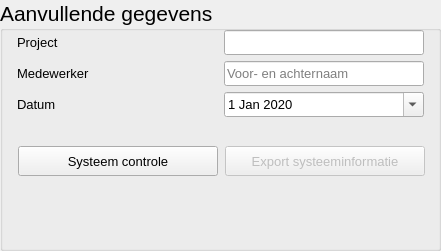
     <widget class="QGroupBox" name="groupBox_application_settings_2">
      <property name="enabled">
       <bool>true</bool>
      </property>
      <property name="geometry">
       <rect>
        <x>440</x>
        <y>400</y>
        <width>441</width>
        <height>251</height>
       </rect>
      </property>
      <property name="font">
       <font>
        <pointsize>16</pointsize>
       </font>
      </property>
      <property name="toolTip">
       <string>Aanvullende gegevens</string>
      </property>
      <property name="title">
       <string>Aanvullende gegevens</string>
      </property>
      <widget class="QWidget" name="gridLayoutWidget_9">
       <property name="geometry">
        <rect>
         <x>16</x>
         <y>30</y>
         <width>411</width>
         <height>89</height>
        </rect>
       </property>
       <layout class="QGridLayout" name="gridLayout_7">
        <item row="0" column="0">
         <widget class="QLabel" name="l_project">
          <property name="sizePolicy">
           <sizepolicy hsizetype="Fixed" vsizetype="Fixed">
            <horstretch>200</horstretch>
            <verstretch>25</verstretch>
           </sizepolicy>
          </property>
          <property name="minimumSize">
           <size>
            <width>200</width>
            <height>25</height>
           </size>
          </property>
          <property name="maximumSize">
           <size>
            <width>200</width>
            <height>25</height>
           </size>
          </property>
          <property name="font">
           <font>
            <pointsize>10</pointsize>
           </font>
          </property>
          <property name="text">
           <string>Project</string>
          </property>
         </widget>
        </item>
        <item row="1" column="0">
         <widget class="QLabel" name="l_engineer">
          <property name="sizePolicy">
           <sizepolicy hsizetype="Fixed" vsizetype="Fixed">
            <horstretch>200</horstretch>
            <verstretch>25</verstretch>
           </sizepolicy>
          </property>
          <property name="minimumSize">
           <size>
            <width>200</width>
            <height>25</height>
           </size>
          </property>
          <property name="maximumSize">
           <size>
            <width>200</width>
            <height>25</height>
           </size>
          </property>
          <property name="font">
           <font>
            <pointsize>10</pointsize>
           </font>
          </property>
          <property name="text">
           <string>Medewerker</string>
          </property>
         </widget>
        </item>
        <item row="0" column="1">
         <widget class="QLineEdit" name="lineEdit_project">
          <property name="sizePolicy">
           <sizepolicy hsizetype="Fixed" vsizetype="Fixed">
            <horstretch>200</horstretch>
            <verstretch>25</verstretch>
           </sizepolicy>
          </property>
          <property name="minimumSize">
           <size>
            <width>200</width>
            <height>25</height>
           </size>
          </property>
          <property name="maximumSize">
           <size>
            <width>200</width>
            <height>25</height>
           </size>
          </property>
          <property name="font">
           <font>
            <pointsize>10</pointsize>
           </font>
          </property>
          <property name="toolTip">
           <string>Project</string>
          </property>
          <property name="text">
           <string/>
          </property>
          <property name="clearButtonEnabled">
           <bool>true</bool>
          </property>
         </widget>
        </item>
        <item row="1" column="1">
         <widget class="QLineEdit" name="lineEdit_engineer">
          <property name="sizePolicy">
           <sizepolicy hsizetype="Fixed" vsizetype="Fixed">
            <horstretch>200</horstretch>
            <verstretch>25</verstretch>
           </sizepolicy>
          </property>
          <property name="minimumSize">
           <size>
            <width>200</width>
            <height>25</height>
           </size>
          </property>
          <property name="maximumSize">
           <size>
            <width>200</width>
            <height>25</height>
           </size>
          </property>
          <property name="font">
           <font>
            <pointsize>10</pointsize>
           </font>
          </property>
          <property name="toolTip">
           <string>Voor- en achternaam</string>
          </property>
          <property name="text">
           <string/>
          </property>
          <property name="placeholderText">
           <string>Voor- en achternaam</string>
          </property>
          <property name="clearButtonEnabled">
           <bool>true</bool>
          </property>
         </widget>
        </item>
        <item row="2" column="0">
         <widget class="QLabel" name="l_date">
          <property name="sizePolicy">
           <sizepolicy hsizetype="Fixed" vsizetype="Fixed">
            <horstretch>200</horstretch>
            <verstretch>25</verstretch>
           </sizepolicy>
          </property>
          <property name="minimumSize">
           <size>
            <width>200</width>
            <height>25</height>
           </size>
          </property>
          <property name="maximumSize">
           <size>
            <width>200</width>
            <height>25</height>
           </size>
          </property>
          <property name="font">
           <font>
            <pointsize>10</pointsize>
           </font>
          </property>
          <property name="text">
           <string>Datum</string>
          </property>
         </widget>
        </item>
        <item row="2" column="1">
         <widget class="QDateEdit" name="dateEdit_date">
          <property name="sizePolicy">
           <sizepolicy hsizetype="Fixed" vsizetype="Fixed">
            <horstretch>200</horstretch>
            <verstretch>25</verstretch>
           </sizepolicy>
          </property>
          <property name="minimumSize">
           <size>
            <width>200</width>
            <height>25</height>
           </size>
          </property>
          <property name="maximumSize">
           <size>
            <width>200</width>
            <height>25</height>
           </size>
          </property>
          <property name="font">
           <font>
            <pointsize>10</pointsize>
           </font>
          </property>
          <property name="focusPolicy">
           <enum>Qt::WheelFocus</enum>
          </property>
          <property name="toolTip">
           <string>Datum</string>
          </property>
          <property name="dateTime">
           <datetime>
            <hour>0</hour>
            <minute>0</minute>
            <second>0</second>
            <year>2020</year>
            <month>1</month>
            <day>1</day>
           </datetime>
          </property>
          <property name="calendarPopup">
           <bool>true</bool>
          </property>
          <property name="currentSectionIndex">
           <number>0</number>
          </property>
          <property name="date">
           <date>
            <year>2020</year>
            <month>1</month>
            <day>1</day>
           </date>
          </property>
         </widget>
        </item>
       </layout>
      </widget>
      <widget class="QWidget" name="gridLayoutWidget_10">
       <property name="geometry">
        <rect>
         <x>17</x>
         <y>130</y>
         <width>411</width>
         <height>62</height>
        </rect>
       </property>
       <layout class="QGridLayout" name="gridLayout_8">
        <item row="0" column="0">
         <widget class="QPushButton" name="pushButton_system_check">
          <property name="sizePolicy">
           <sizepolicy hsizetype="Fixed" vsizetype="Fixed">
            <horstretch>200</horstretch>
            <verstretch>25</verstretch>
           </sizepolicy>
          </property>
          <property name="minimumSize">
           <size>
            <width>200</width>
            <height>30</height>
           </size>
          </property>
          <property name="maximumSize">
           <size>
            <width>200</width>
            <height>30</height>
           </size>
          </property>
          <property name="font">
           <font>
            <pointsize>10</pointsize>
           </font>
          </property>
          <property name="toolTip">
           <string>Systeem controle uitvoeren</string>
          </property>
          <property name="text">
           <string>Systeem controle</string>
          </property>
         </widget>
        </item>
        <item row="0" column="1">
         <widget class="QPushButton" name="pushButton_export_system_settings">
          <property name="enabled">
           <bool>false</bool>
          </property>
          <property name="sizePolicy">
           <sizepolicy hsizetype="Fixed" vsizetype="Fixed">
            <horstretch>200</horstretch>
            <verstretch>25</verstretch>
           </sizepolicy>
          </property>
          <property name="minimumSize">
           <size>
            <width>200</width>
            <height>30</height>
           </size>
          </property>
          <property name="maximumSize">
           <size>
            <width>200</width>
            <height>30</height>
           </size>
          </property>
          <property name="font">
           <font>
            <pointsize>10</pointsize>
           </font>
          </property>
          <property name="toolTip">
           <string>Exporteren systeem informatie</string>
          </property>
          <property name="text">
           <string>Export systeeminformatie</string>
          </property>
         </widget>
        </item>
       </layout>
      </widget>
     </widget>
